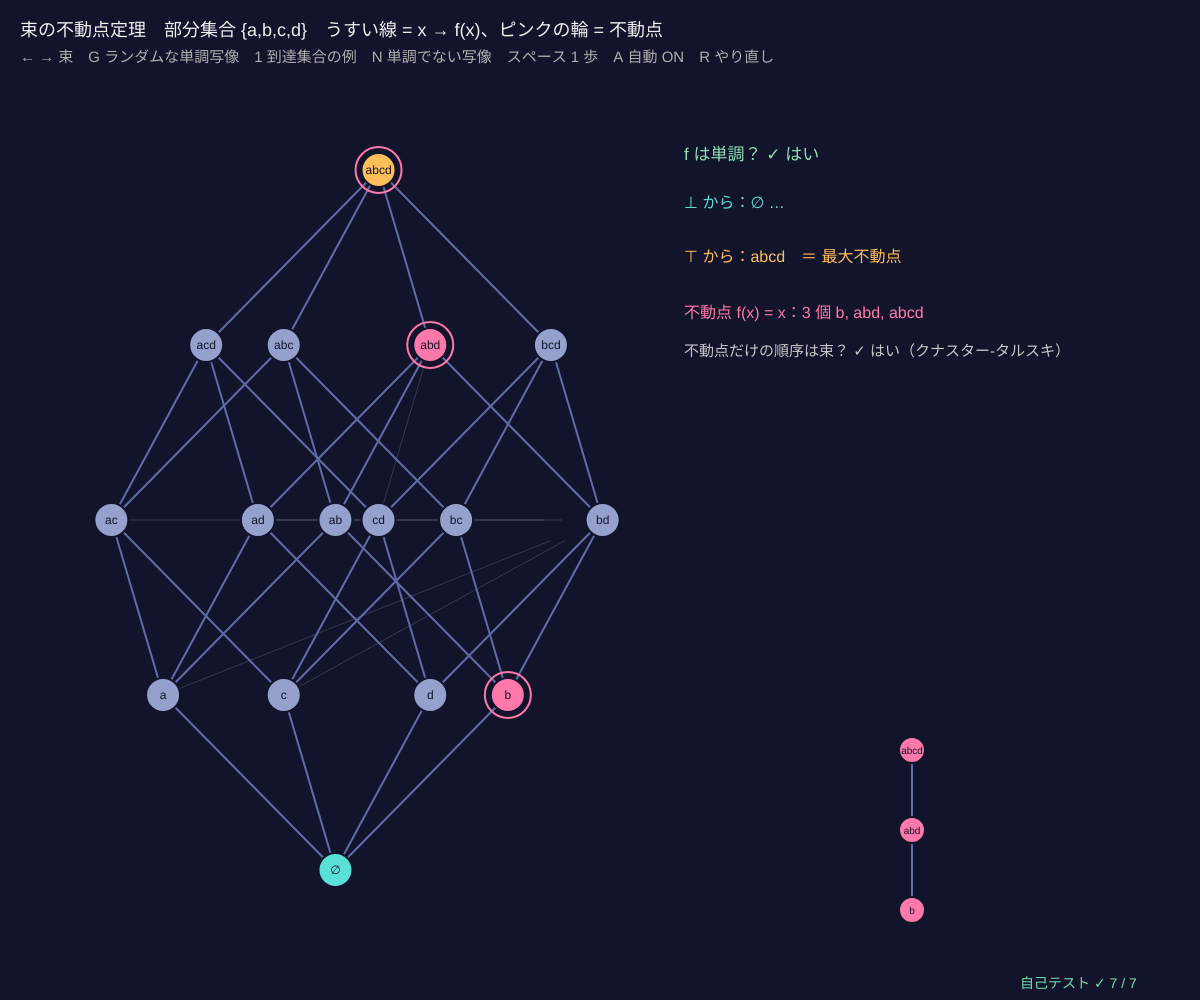
Frame 1 (no input)
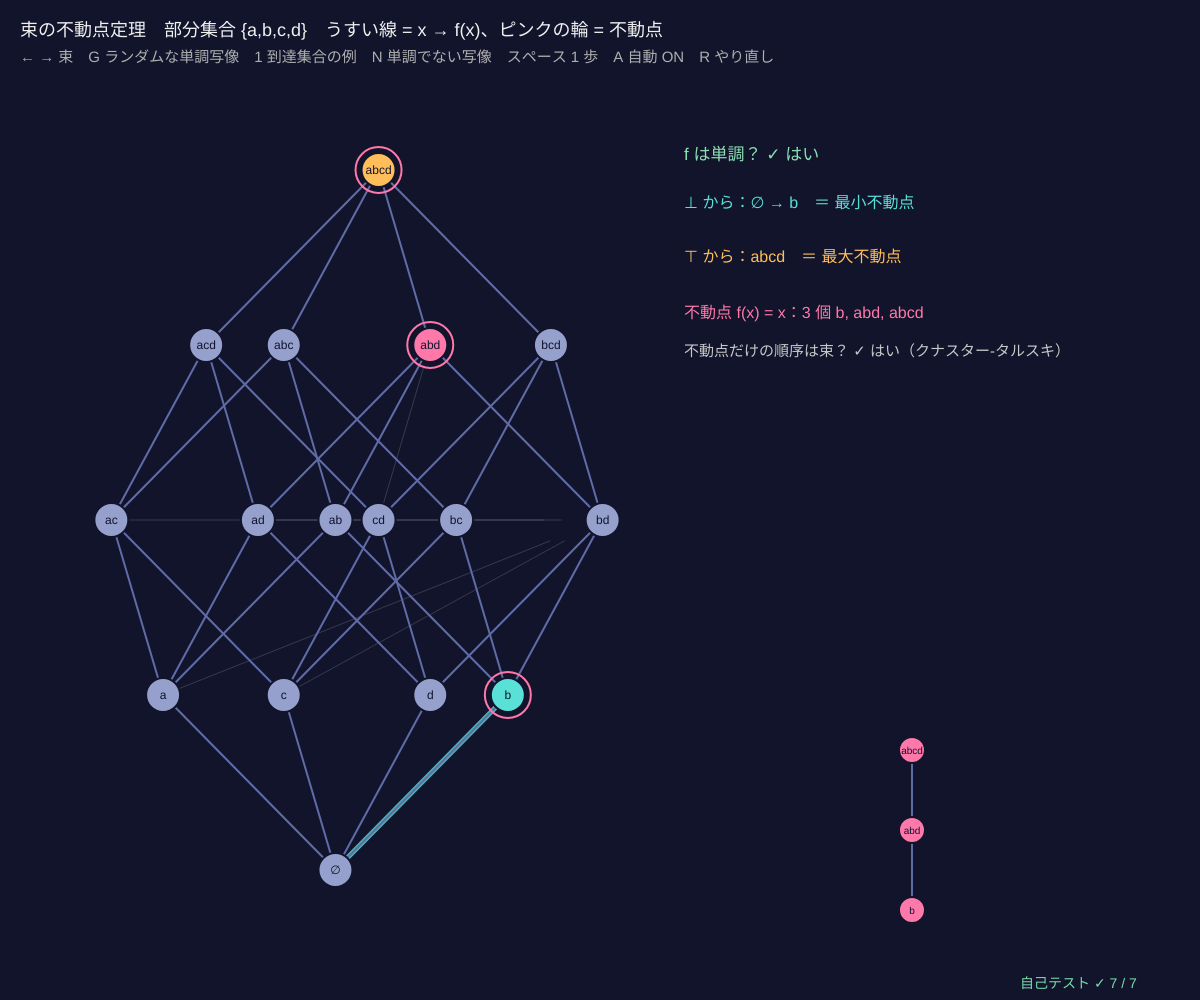
Frame 60 (no input)
Frame 120 (the mouse pressed at the canvas centre since frame 60): identical to frame 60, image omitted

The p5.js sketch that drew these frames (run headless with seeded random() and noise() and a simulated clock; from frame 60 on, the mouse is pressed at the canvas centre):

// p5.js sketch
// ── sketch.js
// ============================================
// 09 束の不動点定理（クナスター-タルスキ）─ 単調な写像には必ず不動点があり、不動点全体も束になる
// 有限の束 L の単調写像 f（x ≤ y なら f(x) ≤ f(y)）は、⊥ から f をくり返すと最小不動点、⊤ からくり返すと最大不動点に着く（クリーネの反復）
// 不動点 f(x) = x を全部さがし、それだけで作った順序（右の小さな図）も束になることを確かめる。単調でないと不動点がないことも
// ← → 束を変える（部分集合・4 × 4 の格子・60 の約数）/ G ランダムな単調写像 / 1 到達集合の例（部分集合のみ）/ N 単調でない写像
// スペース 反復を 1 歩 / A 自動で進める / R 反復をやり直す
// ============================================

const KINDS = ['部分集合 {a,b,c,d}', '4 × 4 の格子', '60 の約数'];
let ki = 0, latL, fmap = [], mono = true, it = null, auto = true, sd = 9, fpL = null, fps = [];

function setup() { createCanvas(windowWidth, windowHeight); selfTest(); build(); randomMap(); }

function latticeOf(k) {
  if (k === 0) return tables(powersetPoset(4));
  if (k === 1) { let lat = makePoset(16, (i, j) => (i & 3) <= (j & 3) && i >> 2 <= j >> 2, [...Array(16).keys()].map((i) => '' + (i & 3) + (i >> 2))); lat.hint = (i) => (i & 3) - (i >> 2); return tables(lat); }
  return tables(divisorPoset(60));
}
function build() { latL = latticeOf(ki); layoutHasse(latL, 90, 170, width * 0.52 - 90, height - 300, true); }
// ランダムな単調写像：ランクの低い順に、f(x) ≥ （x のすぐ下の元の像の上限）となる元をランダムに選ぶ
function randomMonotone(lat, rng) {
  let f = new Array(lat.n).fill(-1), ord = allOf(lat).sort((a, b) => lat.rk[a] - lat.rk[b]);
  for (let x of ord) { let lb = botOf(lat); for (let [a, b] of lat.cov) if (b === x) lb = lat.J[lb][f[a]]; let up = allOf(lat).filter((y) => lat.R[lb][y]); f[x] = up[Math.floor(rng() * up.length * 0.7)]; }
  return f;
}
function antiMap(lat, k) {               // 順序を逆にする写像（単調でない）：補集合、(3 − x, 3 − y)、d → 60/d
  return allOf(lat).map((i) => (k === 0 ? 15 ^ i : k === 1 ? 15 - i : lat.val.indexOf(60 / lat.val[i])));
}
function reachMap() {                  // 到達集合：f(X) = {a} ∪ （X から 1 歩で行ける所）。a→b, b→a, c→d, d→c
  let nx = [2, 1, 8, 4]; return [...Array(16).keys()].map((X) => [0, 1, 2, 3].reduce((m, t) => (X >> t & 1 ? m | nx[t] : m), 1));
}
function isMonotone(lat, f) { for (let [a, b] of lat.cov) if (!lat.R[f[a]][f[b]]) return false; return true; }   // 被覆で確かめれば十分
function kleene(lat, f, start) { let ch = [start]; for (let k = 0; k <= lat.n; k++) { let x = ch[ch.length - 1], y = f[x]; if (y === x) break; ch.push(y); } return ch; }
function fixedPoints(lat, f) { return allOf(lat).filter((x) => f[x] === x); }
function subPoset(lat, S) { let Q = makePoset(S.length, (i, j) => lat.R[S[i]][S[j]] === 1, S.map((i) => lat.lab[i])); Q.src = S; return Q; }
function setMap(f) {
  fmap = f; mono = isMonotone(latL, fmap); fps = fixedPoints(latL, fmap); it = { up: [botOf(latL)], dn: [topOf(latL)], t: 0 };
  fpL = fps.length ? subPoset(latL, fps) : null; if (fpL) layoutHasse(fpL, width * 0.6, height - 250, width * 0.32, 160);
}
function randomMap() { seedRng(sd++); setMap(randomMonotone(latL, rnd)); }

function draw() {
  background(18, 20, 44);
  if (auto && frameCount % 40 === 0) stepIt();
  let up = it.up, dn = it.dn;
  // ---- 写像の矢印 x → f(x)（うすく）
  for (let x = 0; x < latL.n; x++) { let y = fmap[x], p = latL.pos[x], q = latL.pos[y]; if (x === y) continue; stroke(255, 255, 255, 40); strokeWeight(1); line(p[0], p[1], q[0] + (p[0] - q[0]) * 0.12, q[1] + (p[1] - q[1]) * 0.12); }
  // ---- 反復の道すじ（⊥ から = 水色、⊤ から = 橙）
  strokeWeight(5);
  for (let k = 1; k < up.length; k++) { stroke(90, 225, 215, 200); line(...latL.pos[up[k - 1]], ...latL.pos[up[k]]); }
  for (let k = 1; k < dn.length; k++) { stroke(255, 190, 90, 200); line(...latL.pos[dn[k - 1]], ...latL.pos[dn[k]]); }
  drawHasse(latL, { rad: 17, fs: 12, col: (i) => (i === up[up.length - 1] ? [90, 225, 215] : i === dn[dn.length - 1] ? [255, 190, 90] : fps.includes(i) ? [255, 120, 170] : [150, 160, 205]) });
  for (let x of fps) { noFill(); stroke(255, 120, 170); strokeWeight(2); circle(...latL.pos[x], 46); }
  // ---- 右のパネル
  let px = width * 0.57, y = 160, nm = (i) => latL.lab[i];
  noStroke(); fill(mono ? [140, 225, 180] : [255, 130, 140]); textSize(17); text('f は単調？ ' + (mono ? '✓ はい' : '✗ いいえ（x ≤ y なのに f(x) ≰ f(y) の組がある）'), px, y);
  fill(90, 225, 215); textSize(16); text('⊥ から：' + up.map(nm).join(' → ') + (fmap[up[up.length - 1]] === up[up.length - 1] ? '　＝ 最小不動点' : ' …'), px, y + 36, width - px - 20);
  fill(255, 190, 90); text('⊤ から：' + dn.map(nm).join(' → ') + (fmap[dn[dn.length - 1]] === dn[dn.length - 1] ? '　＝ 最大不動点' : ' …'), px, y + 90, width - px - 20);
  fill(255, 120, 170); text('不動点 f(x) = x：' + (fps.length ? fps.length + ' 個 ' + fps.map(nm).join(', ') : 'ない'), px, y + 146, width - px - 20);
  fill(200); textSize(15);
  if (fpL) { text('不動点だけの順序は束？ ' + (isLattice(fpL) ? '✓ はい（クナスター-タルスキ）' : '✗'), px, y + 196);
    let ex = null; for (let i = 0; i < fpL.n && !ex; i++) for (let j = 0; j < fpL.n; j++) { let a = fpL.src[joinOf(fpL, i, j)], b = latL.J[fpL.src[i]][fpL.src[j]]; if (a !== b) { ex = [i, j, a, b]; break; } }
    if (ex) text('注意：不動点の束の上限 ' + fpL.lab[ex[0]] + ' ∨ ' + fpL.lab[ex[1]] + ' = ' + nm(ex[2]) + '（L での上限 ' + nm(ex[3]) + ' は不動点でない）', px, y + 220, width - px - 20);
    drawHasse(fpL, { rad: 13, fs: 10, col: () => [255, 120, 170] }); }
  else if (!mono) text('単調でない写像には不動点がないこともある（順序を逆にする写像）', px, y + 196);
  fill(240); textSize(18); text('束の不動点定理　' + KINDS[ki] + '　うすい線 = x → f(x)、ピンクの輪 = 不動点', 20, 36);
  fill(175); textSize(15); text('← → 束　G ランダムな単調写像　1 到達集合の例　N 単調でない写像　スペース 1 歩　A 自動 ' + (auto ? 'ON' : 'OFF') + '　R やり直し', 20, 62);
  drawSelfTest(width - 180, height - 12);
}
function stepIt() {
  let u = it.up[it.up.length - 1], d = it.dn[it.dn.length - 1];
  if (fmap[u] !== u && it.up.length <= latL.n) it.up.push(fmap[u]);
  if (fmap[d] !== d && it.dn.length <= latL.n) it.dn.push(fmap[d]);
}

function keyPressed() {
  if (key === RIGHT_ARROW || key === LEFT_ARROW) { ki = (ki + (key === RIGHT_ARROW ? 1 : 2)) % 3; build(); randomMap(); }
  if (key === 'g' || key === 'G') randomMap();
  if (key === '1') { ki = 0; build(); setMap(reachMap()); }
  if (key === 'n' || key === 'N') setMap(antiMap(latL, ki));
  if (key === ' ') stepIt();
  if (key === 'a' || key === 'A') auto = !auto;
  if (key === 'r' || key === 'R') it = { up: [botOf(latL)], dn: [topOf(latL)] };
  return false;
}

// ---- 自己テスト
function selfTest() {
  selfTestResults = [];
  let ok = { lfp: true, gfp: true, lat: true, tarski: true, mono: true };
  seedRng(90);
  for (let t = 0; t < 60; t++) {
    let lat = latticeOf(t % 3), f = randomMonotone(lat, rnd), F = fixedPoints(lat, f);
    if (!isMonotone(lat, f)) ok.mono = false;
    let lo = kleene(lat, f, botOf(lat)).pop(), hi = kleene(lat, f, topOf(lat)).pop();
    if (f[lo] !== lo || !F.every((x) => lat.R[lo][x])) ok.lfp = false;
    if (f[hi] !== hi || !F.every((x) => lat.R[x][hi])) ok.gfp = false;
    if (!F.length || !isLattice(subPoset(lat, F))) ok.lat = false;
    let pre = allOf(lat).filter((x) => lat.R[f[x]][x]), m = topOf(lat); for (let x of pre) m = lat.M[m][x];   // タルスキの式：最小不動点 = ∧{x | f(x) ≤ x}
    if (m !== lo) ok.tarski = false;
  }
  check('ランダムな単調写像 60 個（3 種類の束）：作り方どおり単調', ok.mono);
  check('⊥ から f をくり返すと不動点に着き、それはどの不動点よりも下（最小不動点）', ok.lfp);
  check('⊤ からくり返すと最大不動点', ok.gfp);
  check('不動点の集合は空でなく、それだけの順序でも束（クナスター-タルスキ）', ok.lat);
  check('最小不動点 = ∧{x | f(x) ≤ x}（タルスキの式）', ok.tarski);
  let ns = [0, 1, 2].every((k) => { let lat = latticeOf(k), f = antiMap(lat, k); return !isMonotone(lat, f) && fixedPoints(lat, f).length === 0; });
  check('順序を逆にする写像（補集合、(3−x, 3−y)、d → 60/d）は単調でなく、不動点がない', ns);
  let P0 = latticeOf(0), rf = reachMap();
  check('到達集合の例：最小不動点 = {a, b}（a から行ける所）、不動点は {a,b} と {a,b,c,d}', kleene(P0, rf, 0).pop() === 3 && fixedPoints(P0, rf).join() === '3,15');
  reportSelfTest();
}

// ---------- やってみよう ----------
// 1. G を何回か押す。水色（⊥ から）と橙（⊤ から）の道はいつも不動点で止まる？ 何歩かかる？
// 2. 不動点が 1 つだけの写像、たくさんある写像を見つけよう。右の小さな図はいつも束？
// 3. N で順序を逆にする写像。反復はどうなる？（ぐるぐる回って止まらない）
// 4. 1 の到達集合：プログラムの「どこまで行けるか」も最小不動点（10 のデータフロー解析）
// 5. 「注意」が出たら、不動点の束の上限と、もとの束の上限がちがう例。なぜ？


// ==================================================
// ここから下は「束論の道具」（中身は読まなくても OK。消さないでね）
// ==================================================
// ---- 順序集合 P = { n, R, lab, cov, rk, pos }。R[i][j] = 1 は「i ≤ j」（n × n の 0/1 の表）
function makePoset(n, leqFn, labs) {
  let R = [];
  for (let i = 0; i < n; i++) { R.push(new Uint8Array(n)); for (let j = 0; j < n; j++) R[i][j] = i === j || leqFn(i, j) ? 1 : 0; }
  return posetFromRel(R, labs);
}
function posetFromRel(R, labs) { let n = R.length, cov = coversOf(R); return { n, R, cov, rk: ranksOf(n, cov), pos: [], lab: labs || [...Array(n).keys()].map(String) }; }
function fromCovers(labs, cv) { let n = labs.length, R = []; for (let i = 0; i < n; i++) R.push(new Uint8Array(n)); for (let [a, b] of cv) R[a][b] = 1; return posetFromRel(closeRel(R), labs); }   // 被覆の組から
function closeRel(R) {                 // 反射的・推移的閉包（ワーシャル法：k を経由して行けるなら i ≤ j）
  let n = R.length, C = R.map((r) => Uint8Array.from(r));
  for (let i = 0; i < n; i++) C[i][i] = 1;
  for (let k = 0; k < n; k++) for (let i = 0; i < n; i++) if (C[i][k]) for (let j = 0; j < n; j++) if (C[k][j]) C[i][j] = 1;
  return C;
}
function isReflexive(R) { return R.every((r, i) => r[i] === 1); }
function isAntisym(R) { for (let i = 0; i < R.length; i++) for (let j = i + 1; j < R.length; j++) if (R[i][j] && R[j][i]) return false; return true; }
function isTransitive(R) { let n = R.length; for (let i = 0; i < n; i++) for (let j = 0; j < n; j++) if (R[i][j]) for (let k = 0; k < n; k++) if (R[j][k] && !R[i][k]) return false; return true; }
function isPoset(R) { return isReflexive(R) && isAntisym(R) && isTransitive(R); }
function coversOf(R) {                 // 被覆 a ⋖ b：a < b で、間にはさまる c がない（推移的簡約 = ハッセ図の辺）
  let n = R.length, E = [], lt = (a, b) => a !== b && R[a][b] && !R[b][a];
  for (let a = 0; a < n; a++) for (let b = 0; b < n; b++) if (lt(a, b)) {
    let ok = true; for (let c = 0; c < n && ok; c++) if (lt(a, c) && lt(c, b)) ok = false;
    if (ok) E.push([a, b]);
  }
  return E;
}
function ranksOf(n, cov) {             // ランク = 下から c までの最長の鎖の長さ（最大 n 回くり返せば止まる）
  let rk = new Array(n).fill(0);
  for (let t = 0; t <= n; t++) { let ch = false; for (let [a, b] of cov) if (rk[b] < rk[a] + 1 && rk[a] < n) { rk[b] = rk[a] + 1; ch = true; } if (!ch) break; }
  return rk;
}
function allOf(P) { return [...Array(P.n).keys()]; }
function upperOf(P, a, b) { return allOf(P).filter((c) => P.R[a][c] && P.R[b][c]); }   // 上界：a と b の両方より上
function lowerOf(P, a, b) { return allOf(P).filter((c) => P.R[c][a] && P.R[c][b]); }   // 下界
function leastOf(P, Sx) { for (let x of Sx) if (Sx.every((y) => P.R[x][y])) return x; return -1; }      // 最小元（なければ −1）
function greatestOf(P, Sx) { for (let x of Sx) if (Sx.every((y) => P.R[y][x])) return x; return -1; }   // 最大元
function joinOf(P, a, b) { return leastOf(P, upperOf(P, a, b)); }     // 上限 a ∨ b = 最小上界（なければ −1）
function meetOf(P, a, b) { return greatestOf(P, lowerOf(P, a, b)); }  // 下限 a ∧ b = 最大下界
function botOf(P) { return leastOf(P, allOf(P)); }
function topOf(P) { return greatestOf(P, allOf(P)); }
function isLattice(P) { if (P.n === 0) return false; for (let a = 0; a < P.n; a++) for (let b = a + 1; b < P.n; b++) if (joinOf(P, a, b) < 0 || meetOf(P, a, b) < 0) return false; return true; }
function tables(P) {                   // 上限・下限の表（何度も使うので先に計算）
  P.J = []; P.M = [];
  for (let a = 0; a < P.n; a++) { P.J.push(new Int16Array(P.n)); P.M.push(new Int16Array(P.n)); for (let b = 0; b < P.n; b++) { P.J[a][b] = joinOf(P, a, b); P.M[a][b] = meetOf(P, a, b); } }
  return P;
}
// ---- よく使う束：約数の束（割り切る）と部分集合の束（含まれる）
function gcdOf(a, b) { while (b) [a, b] = [b, a % b]; return a; }
function lcmOf(a, b) { return (a / gcdOf(a, b)) * b; }
function divisorsOf(n) { let d = []; for (let k = 1; k <= n; k++) if (n % k === 0) d.push(k); return d; }
function primeFactors(n) { let f = []; for (let p = 2; p * p <= n; p++) if (n % p === 0) { let e = 0; while (n % p === 0) { n /= p; e++; } f.push([p, e]); } if (n > 1) f.push([n, 1]); return f; }
function divisorPoset(n) {
  let D = divisorsOf(n), P = makePoset(D.length, (i, j) => D[j] % D[i] === 0, D.map(String)), ps = primeFactors(n).map((f) => f[0]), dir = [-1, 1, -0.3, 0.55, -0.62];
  P.val = D; P.hint = (i) => ps.reduce((s, p, t) => { let e = 0, v = D[i]; while (v % p === 0) { v /= p; e++; } return s + e * dir[t % 5]; }, 0);
  return P;
}
function popc(m) { let c = 0; while (m) { c += m & 1; m >>= 1; } return c; }
function setName(m, k) { let s = ''; for (let t = 0; t < k; t++) if (m >> t & 1) s += 'abcdefg'[t]; return s || '∅'; }
function powersetPoset(k) {
  let P = makePoset(1 << k, (i, j) => (i & j) === i, [...Array(1 << k).keys()].map((m) => setName(m, k))), dir = [-1, 1, -0.3, 0.55];
  P.val = [...Array(1 << k).keys()]; if (k <= 4) P.hint = (i) => dir.reduce((s, d, t) => s + (i >> t & 1) * d, 0);
  return P;
}
// ---- ハッセ図を描く：高さ = ランク、横 = hint（なければ下の被覆の平均の順）
function layoutHasse(P, x, y, w, h, exact) {
  let mr = Math.max(0, ...P.rk), lv = [], px = new Array(P.n).fill(0.5);
  for (let r = 0; r <= mr; r++) lv.push([]);
  for (let i = 0; i < P.n; i++) lv[P.rk[i]].push(i);
  for (let r = 0; r <= mr; r++) {
    for (let i of lv[r]) { if (P.hint) px[i] = P.hint(i); else { let s = 0, c = 0; for (let [a, b] of P.cov) if (b === i) { s += px[a]; c++; } px[i] = (c ? s / c : 0.5) + i * 1e-6; } }
    lv[r].sort((a, b) => px[a] - px[b]);
    if (!(exact && P.hint)) lv[r].forEach((i, k) => (px[i] = (k + 0.5) / lv[r].length));
  }
  if (exact && P.hint) { let lo = Math.min(...px), hi = Math.max(...px); px = px.map((v) => (hi > lo ? 0.04 + 0.92 * (v - lo) / (hi - lo) : 0.5)); }
  P.pos = []; for (let i = 0; i < P.n; i++) P.pos.push([x + w * px[i], y + h - (mr ? P.rk[i] / mr : 0.5) * h]);
}
function drawHasse(P, o) {             // o = { col(i), ecol(a, b), rad, fs }。色は [r, g, b]
  o = o || {}; let rad = o.rad || 16;
  strokeWeight(2);
  for (let [a, b] of P.cov) { stroke(...((o.ecol && o.ecol(a, b)) || [96, 108, 168])); line(P.pos[a][0], P.pos[a][1], P.pos[b][0], P.pos[b][1]); }
  textAlign(CENTER, CENTER); textSize(o.fs || 13);
  for (let i = 0; i < P.n; i++) {
    stroke(18, 20, 44); strokeWeight(2); fill(...((o.col && o.col(i)) || [226, 232, 248])); circle(P.pos[i][0], P.pos[i][1], 2 * rad);
    noStroke(); fill(18, 20, 44); text(P.lab[i], P.pos[i][0], P.pos[i][1] + 1);
  }
  textAlign(LEFT, BASELINE);
}
function nodeAt(P, mx, my, r) { let best = -1, bd = r || 20; for (let i = 0; i < P.n; i++) { let d = Math.hypot(P.pos[i][0] - mx, P.pos[i][1] - my); if (d < bd) { bd = d; best = i; } } return best; }
// ---- 種つきの乱数（同じ種なら毎回同じ列）
let rngState = 1;
function seedRng(sd) { rngState = (sd >>> 0) || 1; }
function rnd() {                       // 0〜1 の一様乱数（mulberry32）
  rngState = (rngState + 0x6d2b79f5) >>> 0;
  let t = rngState;
  t = Math.imul(t ^ (t >>> 15), t | 1);
  t ^= t + Math.imul(t ^ (t >>> 7), t | 61);
  return ((t ^ (t >>> 14)) >>> 0) / 4294967296;
}
function randomPoset(n, p) { let o = []; for (let i = 0; i < n; i++) o.push(i); for (let i = n - 1; i > 0; i--) { let j = Math.floor(rnd() * (i + 1)); [o[i], o[j]] = [o[j], o[i]]; }   // ランダムな順番 o で、前 → 後ろに確率 p で辺 → 閉包
  let R = []; for (let i = 0; i < n; i++) R.push(new Uint8Array(n));
  for (let a = 0; a < n; a++) for (let b = a + 1; b < n; b++) if (rnd() < p) R[o[a]][o[b]] = 1;
  return posetFromRel(closeRel(R));
}
function clampv(v, a, b) { return v < a ? a : v > b ? b : v; }
// ---- 自己テストの道具
let selfTestResults = [];
function check(name, cond) { selfTestResults.push({ name, ok: !!cond }); }
function reportSelfTest() { for (let r of selfTestResults) (r.ok ? console.log : console.error)((r.ok ? '✓ ' : '✗ ') + r.name); }
function selfTestLine() { let k = selfTestResults.filter((r) => r.ok).length; return '自己テスト ' + (k === selfTestResults.length ? '✓ ' : '✗ ') + k + ' / ' + selfTestResults.length; }
function drawSelfTest(x, y) { noStroke(); fill(...(selfTestResults.every((r) => r.ok) ? [120, 220, 170] : [255, 90, 90])); textSize(14); textAlign(LEFT, BASELINE); text(selfTestLine(), x, y); }
